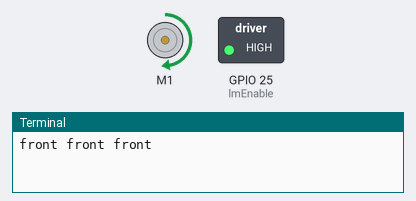
Bench run of a program on a simulated Raspberry Pi (BCM pin numbers). Parts: DC motor (green arrow = forward, orange = backward, longer = faster), switched loads named in the program (green lamp = pin HIGH), the last lines printed to the terminal.

Above: at 0.06 s.
At 2.45 s:
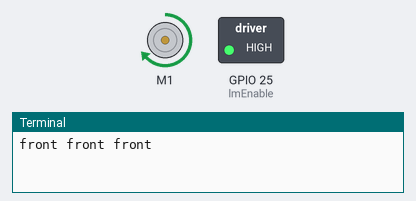
At 4.95 s:
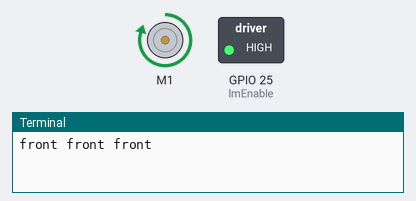
At 9.95 s:
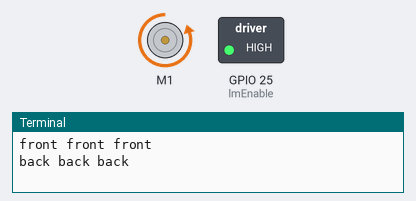
Timing chart, 0 to 13.0 s (numbered marks = the images above):
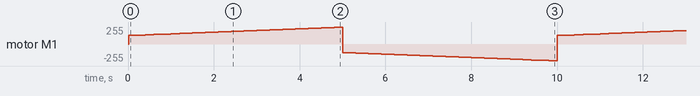

The program:

MotorController_1.py
```python
# Test motor controller script for single motor.
# Proves connection between Raspberry Pis using Remote GPIO via gpiozero
# Increases speed of left motor going forward, then reverses.

#### Usage
##
#### $ GPIOZERO_PIN_FACTORY=pigpio PIGPIO_ADDR=<IP address of Pi to be controlled> python3 MotorController_1.py
##
####
import gpiozero as gp
from time import sleep

lm = gp.Motor(24,23,pwm=True); # Left Motor in1/in2

lmEnable = gp.LED(25); #Bridge enable PIN
lmEnable.on(); #enable left motor

while(True):
    print("front front front")
    for x in range(50, 100):#Incrementally increases speed of left motor, forwards
        lm.forward(x/100);
        sleep(0.1)

    for x in range(100, 50):
        #Incrementally decreases speed of left motor to avoid harsh changes in direction
        lm.forward(x/100);
        sleep(0.1)

    print("back back back")
    for y in range(50, 100):#Incrementally increases speed of left motor, backwards
        lm.backward(y/100)
        sleep(0.1)

    for y in range(100, 50):
        #Incrementally decreases speed of left motor to avoid harsh changes in direction
        lm.backward(y/100)
        sleep(0.1)

gp.close()#cleanly closes GPIO
```
